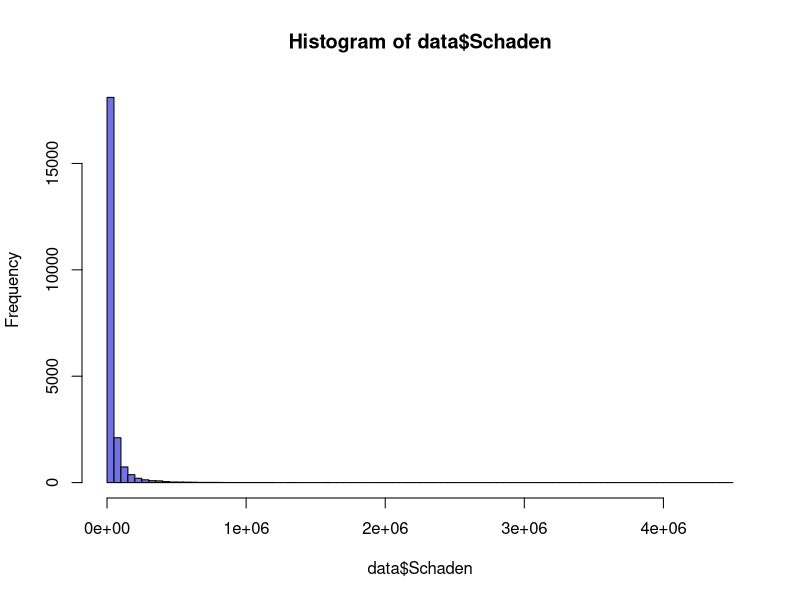
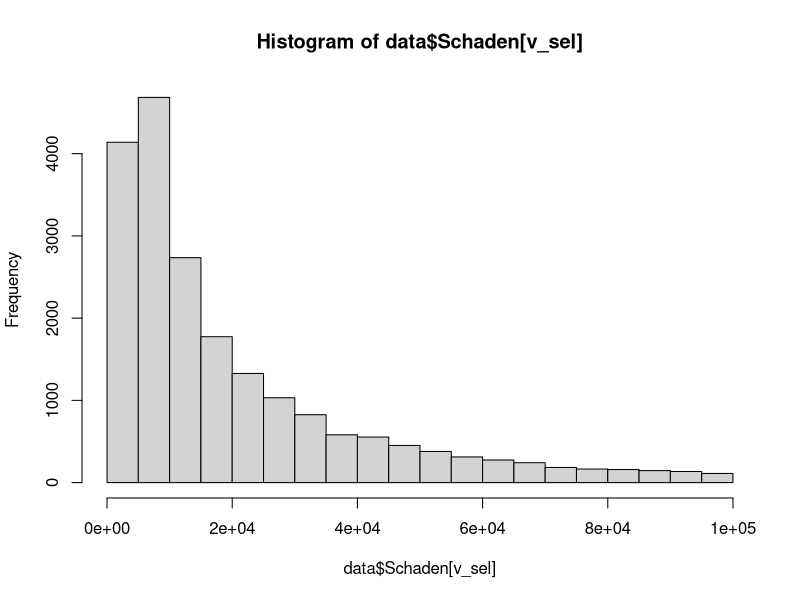
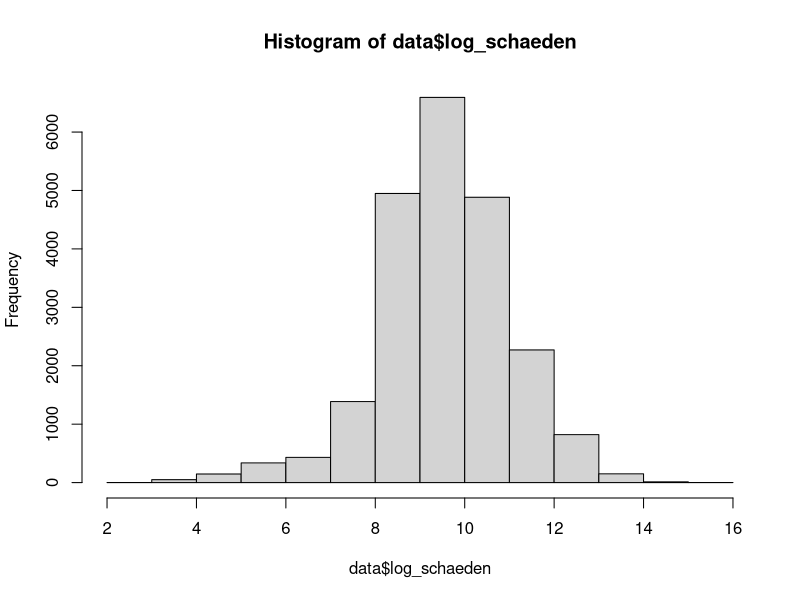

Reproduce these figures in R, in order.
library(readr)
data <- read.csv("./data/private-unfall-versicherung.csv", sep = ";")
head(data)

mean(data$Schaden, na.rm = TRUE)
data <- read_delim("./data/private-unfall-versicherung.csv", delim = ";")
mean(data$Schaden, na.rm = TRUE)

sum(!is.na(data$Schaden))
dim(data)
nrow(data)
length(data$Schaden)
table(data$Typ)

hist(data$Schaden, nclass = sqrt(length(data$Schaden)), col = "#7272e2")
range(data$Schaden)

v_sel <- data$Schaden <= 100000
sum(v_sel)
hist(data$Schaden[v_sel])
range(data$Schaden[v_sel])

data$log_schaeden <- log(data$Schaden)
hist(data$log_schaeden)
median(data$Schaden, na.rm = TRUE)
mean(data$Schaden)
mean(data$log_schaeden)
median(data$log_schaeden)
log(median(data$Schaden))
